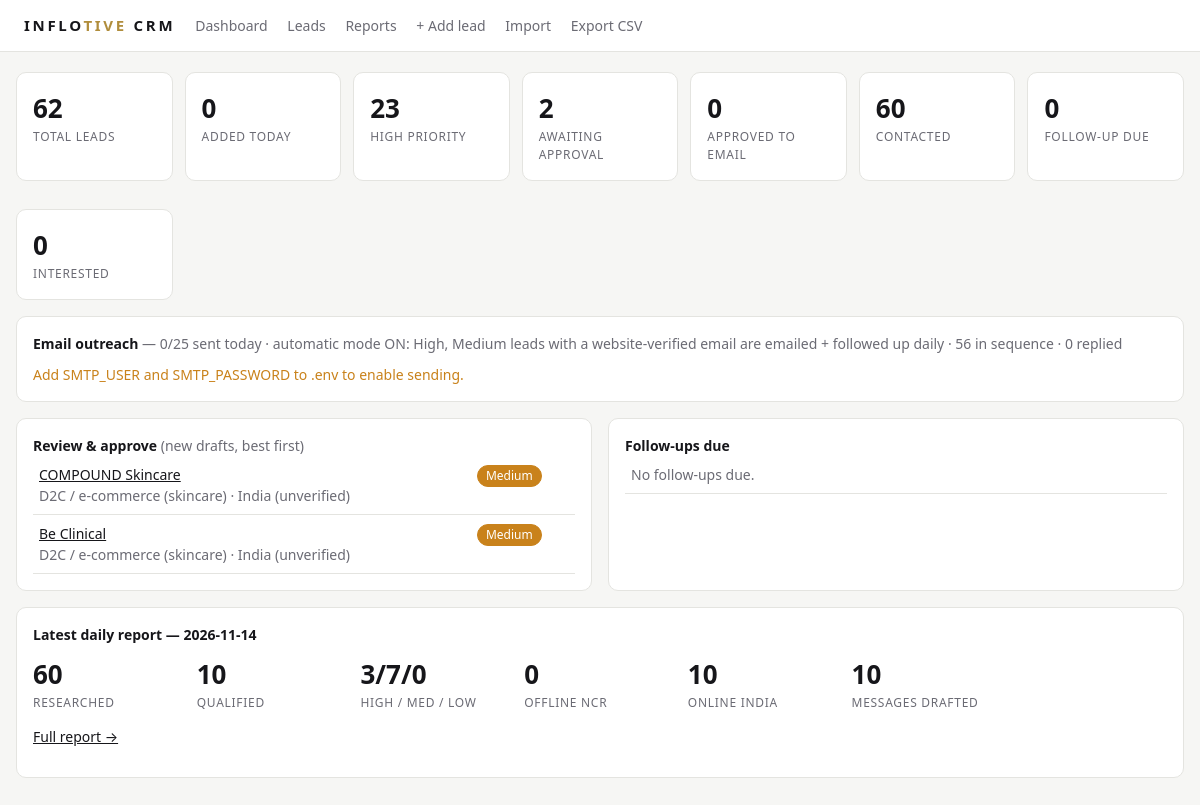
The page / on the database its author committed.
### tables this page shows
CREATE TABLE leads (
    id INTEGER PRIMARY KEY AUTOINCREMENT,
    lead_code TEXT UNIQUE,
    company_name TEXT NOT NULL,
    industry TEXT,
    city TEXT,
    opportunity_type TEXT,          -- 'Offline - Delhi NCR' or 'Online - India'
    website TEXT,
    domain TEXT,
    email TEXT,
    email_verified INTEGER DEFAULT 0,
    phone TEXT,
    phone_verified INTEGER DEFAULT 0,
    instagram TEXT,
    linkedin TEXT,
    founded TEXT,
    founded_verified INTEGER DEFAULT 0,
    description TEXT,
    digital_presence TEXT,
    marketing_opportunity TEXT,
    recommended_services TEXT,      -- JSON list
    reason_for_targeting TEXT,
    outreach_channel TEXT,
    priority TEXT,                  -- High / Medium / Low
    priority_reason TEXT,
    email_subject TEXT,
    email_body TEXT,
    linkedin_message TEXT,
    instagram_dm TEXT,
    whatsapp_message TEXT,
    sources TEXT,                   -- JSON list of URLs
    date_added TEXT,
    outreach_status TEXT DEFAULT 'New',
    email_approved INTEGER DEFAULT 0,
    last_contacted TEXT,
    follow_up_date TEXT,
    response_status TEXT DEFAULT 'No response',
    do_not_contact INTEGER DEFAULT 0,
    notes TEXT,
    name_key TEXT
, follow_up_1 TEXT, follow_up_2 TEXT, email_step INTEGER DEFAULT 0, first_email_date TEXT, last_message_id TEXT, whatsapp_due INTEGER DEFAULT 0);

### app.py (the view)
@app.route("/")
def dashboard():
    c = conn()
    db.refresh_follow_ups(c)
    c.commit()
    q = lambda sql, *a: c.execute(sql, a).fetchone()[0]
    kpi = {
        "total": q("SELECT COUNT(*) FROM leads"),
        "today": q("SELECT COUNT(*) FROM leads WHERE date_added = ?", date.today().isoformat()),
        "high": q("SELECT COUNT(*) FROM leads WHERE priority='High'"),
        "awaiting": q("SELECT COUNT(*) FROM leads WHERE outreach_status='New'"),
        "approved": q("SELECT COUNT(*) FROM leads WHERE outreach_status='Approved'"),
        "contacted": q("SELECT COUNT(*) FROM leads WHERE last_contacted IS NOT NULL"),
        "followup": q("SELECT COUNT(*) FROM leads WHERE outreach_status='Follow-up due'"),
        "interested": q("SELECT COUNT(*) FROM leads WHERE response_status IN ('Interested','Asked for details')"),
        "sent_today": outreach.sent_today(c),
        "limit": config.DAILY_EMAIL_LIMIT,
    }
    rep = c.execute("SELECT data FROM daily_reports ORDER BY run_date DESC LIMIT 1").fetchone()
    report = json.loads(rep["data"]) if rep else None
    follow = c.execute("""SELECT * FROM leads WHERE outreach_status='Follow-up due'
                          AND COALESCE(email_step,0) NOT IN (1,2)
                          ORDER BY follow_up_date LIMIT 15""").fetchall()
    whatsapp = c.execute("""SELECT * FROM leads WHERE whatsapp_due = 1
                            ORDER BY follow_up_date LIMIT 20""").fetchall()
    kpi["in_sequence"] = q("""SELECT COUNT(*) FROM leads WHERE email_step IN (1,2)
        AND do_not_contact=0 AND outreach_status IN ('Contacted','Follow-up due')""")
    kpi["replied"] = q("SELECT COUNT(*) FROM leads WHERE outreach_status='Replied'")
    newest = c.execute("""SELECT * FROM leads WHERE outreach_status='New'
        ORDER BY CASE priority WHEN 'High' THEN 0 WHEN 'Medium' THEN 1 ELSE 2 END, id DESC LIMIT 15""").fetchall()
    return render_template("dashboard.html", kpi=kpi, report=report, follow=follow, newest=newest,
                           whatsapp=whatsapp, auto=config.AUTO_SEND,
                           auto_pr=", ".join(config.AUTO_SEND_PRIORITIES),
                           smtp_ready=bool(config.SMTP_USER and config.SMTP_PASSWORD))

### app.py (called while the page is built)
def conn():
    db.init_db()
    return db.connect()

### db.py (called while the page is built)
def connect() -> sqlite3.Connection:
    config.DB_PATH.parent.mkdir(parents=True, exist_ok=True)
    conn = sqlite3.connect(config.DB_PATH)
    conn.row_factory = sqlite3.Row
    conn.execute("PRAGMA foreign_keys = ON")
    return conn

def init_db() -> None:
    with connect() as conn:
        conn.executescript(SCHEMA)
        have = {r["name"] for r in conn.execute("PRAGMA table_info(leads)")}
        for col, typ in NEW_COLUMNS.items():
            if col not in have:
                conn.execute(f"ALTER TABLE leads ADD COLUMN {col} {typ}")

def refresh_follow_ups(conn) -> int:
    cur = conn.execute(
        """UPDATE leads SET outreach_status = 'Follow-up due'
           WHERE outreach_status = 'Contacted' AND follow_up_date <= ?
             AND response_status IN ('No response', '') AND do_not_contact = 0""",
        (date.today().isoformat(),),
    )
    return cur.rowcount

### outreach.py (called while the page is built)
def sent_today(conn) -> int:
    return conn.execute(
        "SELECT COUNT(*) FROM activities WHERE kind IN ('email_sent','followup_sent') AND ts LIKE ?",
        (date.today().isoformat() + "%",)).fetchone()[0]

### templates/dashboard.html (shortened to what this page needs)
{% extends "base.html" %}{% block body %}
<div class="grid">
{% for k,l in [('total','Total leads'),('today','Added today'),('high','High priority'),('awaiting','Awaiting approval'),('approved','Approved to email'),('contacted','Contacted'),('followup','Follow-up due'),('interested','Interested')] %}
<div class="card kpi"><div class="n">{{ kpi[k] }}</div><div class="l">{{ l }}</div></div>
{% endfor %}
</div>
<div class="card">
<b>Email outreach</b> <span class="mute">— {{ kpi.sent_today }}/{{ kpi.limit }} sent today ·
{% if auto %}automatic mode ON: {{ auto_pr }} leads with a website-verified email are emailed + followed up daily{% else %}manual approval mode{% endif %}
· {{ kpi.in_sequence }} in sequence · {{ kpi.replied }} replied</span>
<form method="post" action="{{ url_for('send_approved') }}" style="margin-top:10px"
 onsubmit="return confirm('Send approved emails and due follow-ups now?')">
{% if smtp_ready %}<button>Send now (approved + due follow-ups)</button>
{% else %}<span class="warn">Add SMTP_USER and SMTP_PASSWORD to .env to enable sending.</span>{% endif %}
</form>
</div>
<div class="two">
<div class="card"><b>Review &amp; approve</b> <span class="mute">(new drafts, best first)</span>
<div class="tbl"><table>{% for l in newest %}<tr>
<td><a href="{{ url_for('lead', lead_id=l.id) }}">{{ l.company_name }}</a><div class="mute">{{ l.industry }} · {{ l.city }}</div></td>
<td><span class="pill {{ l.priority }}">{{ l.priority }}</span></td></tr>
{% else %}<tr><td class="mute">Nothing waiting.</td></tr>{% endfor %}</table></div></div>
<div class="card"><b>Follow-ups due</b>
<div class="tbl"><table>{% for l in follow %}<tr>
<td><a href="{{ url_for('lead', lead_id=l.id) }}">{{ l.company_name }}</a><div class="mute">last contact {{ l.last_contacted }}</div></td>
<td>{{ l.follow_up_date }}</td></tr>
{% else %}<tr><td class="mute">No follow-ups due.</td></tr>{% endfor %}</table></div></div>
</div>
{% if report %}
<div class="card"><b>Latest daily report — {{ report.run_date }}</b>
<div class="grid" style="margin-top:10px">
<div class="kpi"><div class="n">{{ report.companies_researched }}</div><div class="l">Researched</div></div>
<div class="kpi"><div class="n">{{ report.qualified_leads }}</div><div class="l">Qualified</div></div>
<div class="kpi"><div class="n">{{ report.high }}/{{ report.medium }}/{{ report.low }}</div><div class="l">High / Med / Low</div></div>
<div class="kpi"><div class="n">{{ report.offline_ncr_opportunities }}</div><div class="l">Offline NCR</div></div>
<div class="kpi"><div class="n">{{ report.online_opportunities }}</div><div class="l">Online India</div></div>
<div class="kpi"><div class="n">{{ report.messages_prepared }}</div><div class="l">Messages drafted</div></div>
</div>
<p><a href="{{ url_for('reports') }}">Full report →</a></p></div>
{% else %}
<div class="card mute">No report yet. Run <code>python run_daily.py</code> to research today's leads.</div>
{% endif %}
{% endblock %}

### templates/base.html (style rules this page uses)
:root { --bg:#f6f6f4;--card:#fff;--ink:#16161a;--mute:#6b6b74;--line:#e4e4e0;--accent:#111;--gold:#b08d3c; --hi:#c0392b;--md:#c9821b;--lo:#7a7a85;--ok:#1f8a4c }
* { box-sizing:border-box }
body { margin:0;font:14px/1.5 system-ui,-apple-system,Segoe UI,sans-serif;background:var(--bg);color:var(--ink) }
.card { background:var(--card);border:1px solid var(--line);border-radius:10px;padding:16px;margin-bottom:16px }
.grid { display:grid;grid-template-columns:repeat(auto-fill,minmax(150px,1fr));gap:12px }
.kpi .n { font-size:26px;font-weight:650 }
.kpi .l { color:var(--mute);font-size:12px;text-transform:uppercase;letter-spacing:.06em }
table { width:100%;border-collapse:collapse }
th,td { padding:8px 6px;border-bottom:1px solid var(--line);text-align:left;vertical-align:top }
a { color:inherit }
.mute { color:var(--mute) }
.tbl { overflow-x:auto }
.pill { display:inline-block;padding:1px 8px;border-radius:99px;font-size:12px;border:1px solid var(--line);white-space:nowrap }
.Medium { color:#fff;background:var(--md);border-color:var(--md) }
.two { display:grid;grid-template-columns:1fr 1fr;gap:16px }
.warn { color:var(--md) }

### rows shown on the page
leads: company_name "COMPOUND Skincare", industry "D2C / e-commerce (skincare)", city "India (unverified)", priority "Medium"
leads: company_name "Be Clinical", industry "D2C / e-commerce (skincare)", city "India (unverified)", priority "Medium"

### other values the page prints
{{ kpi[k] }} "62" "0" "23" "2" "0" "60" "0" "0"
{{ l }} "TOTAL LEADS" "ADDED TODAY" "HIGH PRIORITY" "AWAITING APPROVAL" "APPROVED TO EMAIL" "CONTACTED" "FOLLOW-UP DUE" "INTERESTED"
{{ kpi.sent_today }} "0"
{{ kpi.limit }} "25"
{{ auto_pr }} "High, Medium"
{{ kpi.in_sequence }} "56"
{{ kpi.replied }} "0"
{{ report.run_date }} "2026-11-14"
{{ report.companies_researched }} "60"
{{ report.qualified_leads }} "10"
{{ report.high }} "3"
{{ report.medium }} "7"
{{ report.low }} "0"
{{ report.offline_ncr_opportunities }} "0"
{{ report.online_opportunities }} "10"
